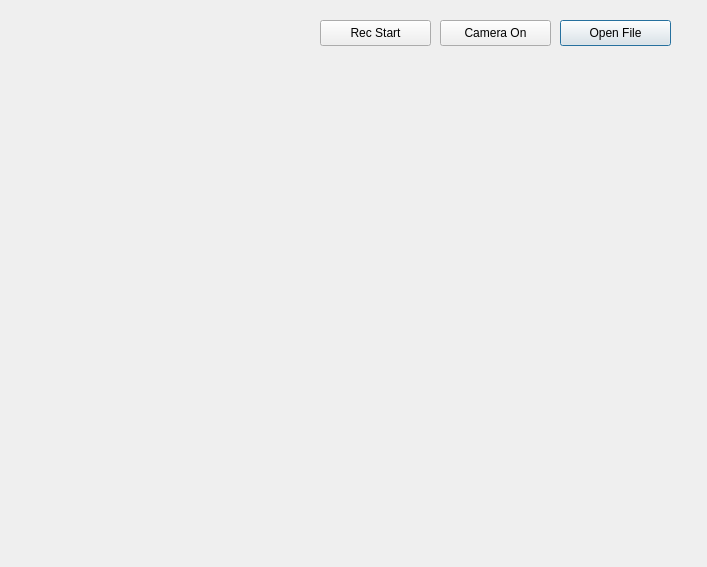
<?xml version="1.0" encoding="UTF-8"?>
<ui version="4.0">
 <class>Dialog</class>
 <widget class="QDialog" name="Dialog">
  <property name="geometry">
   <rect>
    <x>0</x>
    <y>0</y>
    <width>707</width>
    <height>567</height>
   </rect>
  </property>
  <property name="windowTitle">
   <string>Dialog</string>
  </property>
  <widget class="QPushButton" name="btnOpen">
   <property name="geometry">
    <rect>
     <x>560</x>
     <y>20</y>
     <width>111</width>
     <height>26</height>
    </rect>
   </property>
   <property name="text">
    <string>Open File</string>
   </property>
  </widget>
  <widget class="QLabel" name="label">
   <property name="geometry">
    <rect>
     <x>30</x>
     <y>70</y>
     <width>641</width>
     <height>471</height>
    </rect>
   </property>
   <property name="text">
    <string/>
   </property>
  </widget>
  <widget class="QPushButton" name="btnCamera">
   <property name="geometry">
    <rect>
     <x>440</x>
     <y>20</y>
     <width>111</width>
     <height>26</height>
    </rect>
   </property>
   <property name="text">
    <string>Camera On</string>
   </property>
  </widget>
  <widget class="QPushButton" name="btnRecord">
   <property name="geometry">
    <rect>
     <x>320</x>
     <y>20</y>
     <width>111</width>
     <height>26</height>
    </rect>
   </property>
   <property name="text">
    <string>Rec Start</string>
   </property>
  </widget>
 </widget>
 <resources/>
 <connections/>
</ui>
